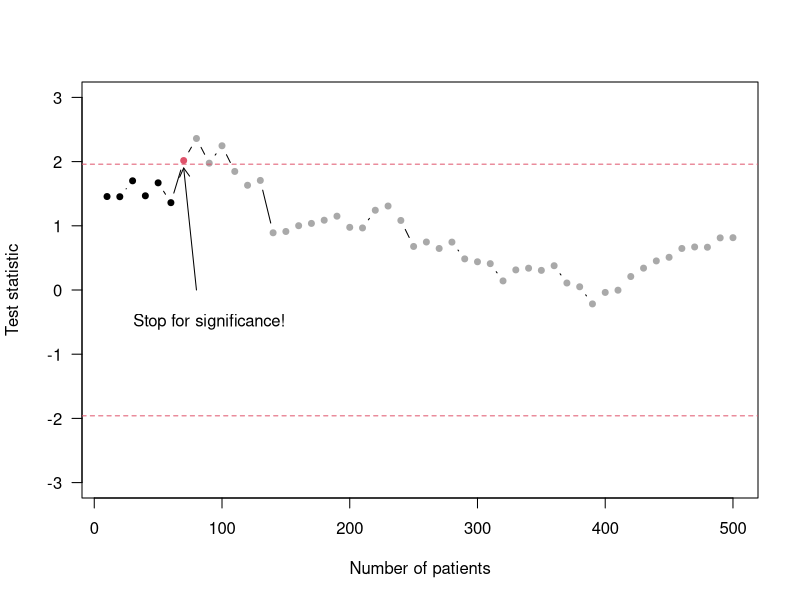

Recreate this plot in R.
## ---- chunk 1
library(knitr)
library(kableExtra)

# Create the data frame
data <- data.frame(
  Vaccine = c("**Yes**", "**No**"),
  Polio_Yes = c(82, 162),
  Polio_No = c(200663, 201067),
  Infection_r = c("0.041%", "0.081%")
)

# Create the table using kable
kable(data, 
      col.names = c("", "Yes", "No", "Infection risk"), 
      caption = "Vaccine effectiveness in the Salk Polio Vaccine Trial.", 
      booktabs = TRUE, align = "c", 
      label = NA) %>%
  kable_styling(position = "center") %>%
 kable_styling(full_width = FALSE) %>%
  add_header_above(c("Vaccine" = 1, "Polio" = 2, " " = 1))
## ---- chunk 2
library(knitr)
library(kableExtra)

# Create the data frame
data <- data.frame(
  Therapy = c("Therapy A", "Therapy B"),
  Success_yes = c("273 (78%)", "289 (83%)"),
  Success_no = c(77, 61),
  Total = c(350, 350)
)

# Create the table using kable
kable(data, 
      col.names = c("", "Yes", "No", "Total"), 
      caption = "Results from an observational study about two different treatments for renal calculi [@charig].",
      label = NA,
      booktabs = TRUE) %>%
  add_header_above(c(" " = 1, "Success" = 2, " " = 1)) %>%
  kable_styling(position = "center", full_width = FALSE)
## ---- chunk 3
table_data <- data.frame(
  Therapy = c("Therapy A", "Therapy B"),
  Small_kidney_stones_Success_yes = c("81 (93%)", "234 (87%)"),
  Small_kidney_stones_Success_no = c(6, 36),
  Small_kidney_stones_total = c(87, 270),
  Large_kidney_stones_Success_yes = c("192 (73%)", "55 (69%)"),
  Large_kidney_stones_Success_no = c(71, 25),
  Large_kidney_stones_total = c(263, 80)
)

# Use kable to create the table in bookdown format
kable(table_data, 
      col.names = c("", "Yes", "No", "Total", "Yes", "No", "Total"),
      align = "c",
      caption = "Success of therapies for small and large kidney stones.", 
      label = NA) %>%
  kable_styling(full_width = F) %>%
    add_header_above(c(" " = 1, "Success" = 2, " " = 1, "Success" = 2, " " = 1)) %>%
  add_header_above(c(" " = 1, "Small kidney stones" = 3, "Large kidney stones" = 3)) 
## ---- chunk 4
set.seed(17092013)
nsim <- 10000
n <- 50
m <- 5
time <- seq(1, n, 1)
statistic <- rep(NA, n)
sig <- numeric()
for(j in 1:nsim){
    x1 <- numeric()
    x2 <- numeric()
    for(i in 1:n){
        x1 <- c(x1, rnorm(m))
        x2 <- c(x2, rnorm(m))
        res <- t.test(x1, x2, var.equal=TRUE)
        statistic[i] <- res$statistic
    }
    sig[j] <- max(abs(statistic)>1.96)
}

TypeIerror <- mean(sig)
## ---- chunk 5

set.seed(17092013)
x1 <- numeric()
x2 <- numeric()
for(i in 1:n){
  x1 <- c(x1, rnorm(m))
  x2 <- c(x2, rnorm(m))
  res <- t.test(x1, x2, var.equal=TRUE)
  statistic[i] <- res$statistic
}
par(las=1)
plot(time*m*2, statistic, ylim=c(-3, 3), type="b", ylab="Test statistic", xlab="Number of patients", col=c(rep(1, 6), 2, rep("darkgrey", 43)), pch=19, cex=0.8)
abline(1.96, 0, lty=2, col=2)
abline(-1.96, 0, lty=2, col=2)
#legend("topright", col=2, lty=2, legend="standard significance levels", cex=0.8, bty="n")
text(90, -0.5, "Stop for significance!")
arrows(80, 0, 70, 1.9, length=0.1)
## text(20*m*2, -1, paste(as.character(round(100*TypeIerror)), "% false positive!"))
